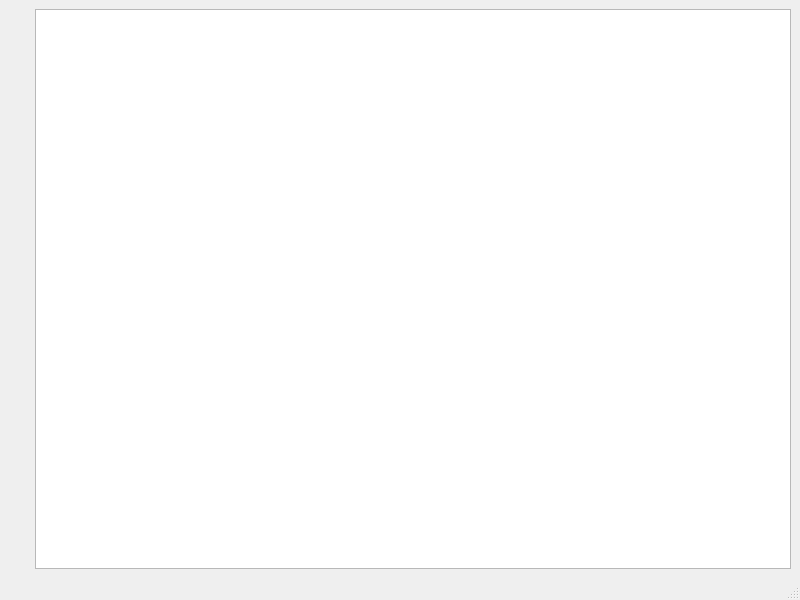
<?xml version="1.0" encoding="UTF-8"?>
<ui version="4.0">
 <class>MainWindow</class>
 <widget class="QMainWindow" name="MainWindow">
  <property name="geometry">
   <rect>
    <x>0</x>
    <y>0</y>
    <width>800</width>
    <height>600</height>
   </rect>
  </property>
  <property name="windowTitle">
   <string>MainWindow</string>
  </property>
  <widget class="QWidget" name="centralwidget">
   <layout class="QHBoxLayout" name="horizontalLayout">
    <item>
     <layout class="QVBoxLayout" name="verticalLayout">
      <item>
       <widget class="QWidget" name="colorPickerWidget" native="true"/>
      </item>
      <item>
       <spacer name="verticalSpacer">
        <property name="orientation">
         <enum>Qt::Orientation::Vertical</enum>
        </property>
        <property name="sizeHint" stdset="0">
         <size>
          <width>20</width>
          <height>40</height>
         </size>
        </property>
       </spacer>
      </item>
     </layout>
    </item>
    <item>
     <widget class="GraphicsView" name="graphicsView"/>
    </item>
   </layout>
  </widget>
  <widget class="QMenuBar" name="menubar">
   <property name="geometry">
    <rect>
     <x>0</x>
     <y>0</y>
     <width>800</width>
     <height>24</height>
    </rect>
   </property>
  </widget>
  <widget class="QStatusBar" name="statusbar"/>
 </widget>
 <customwidgets>
  <customwidget>
   <class>GraphicsView</class>
   <extends>QGraphicsView</extends>
   <header location="global">src/graphicsview.h</header>
  </customwidget>
 </customwidgets>
 <resources/>
 <connections/>
</ui>
